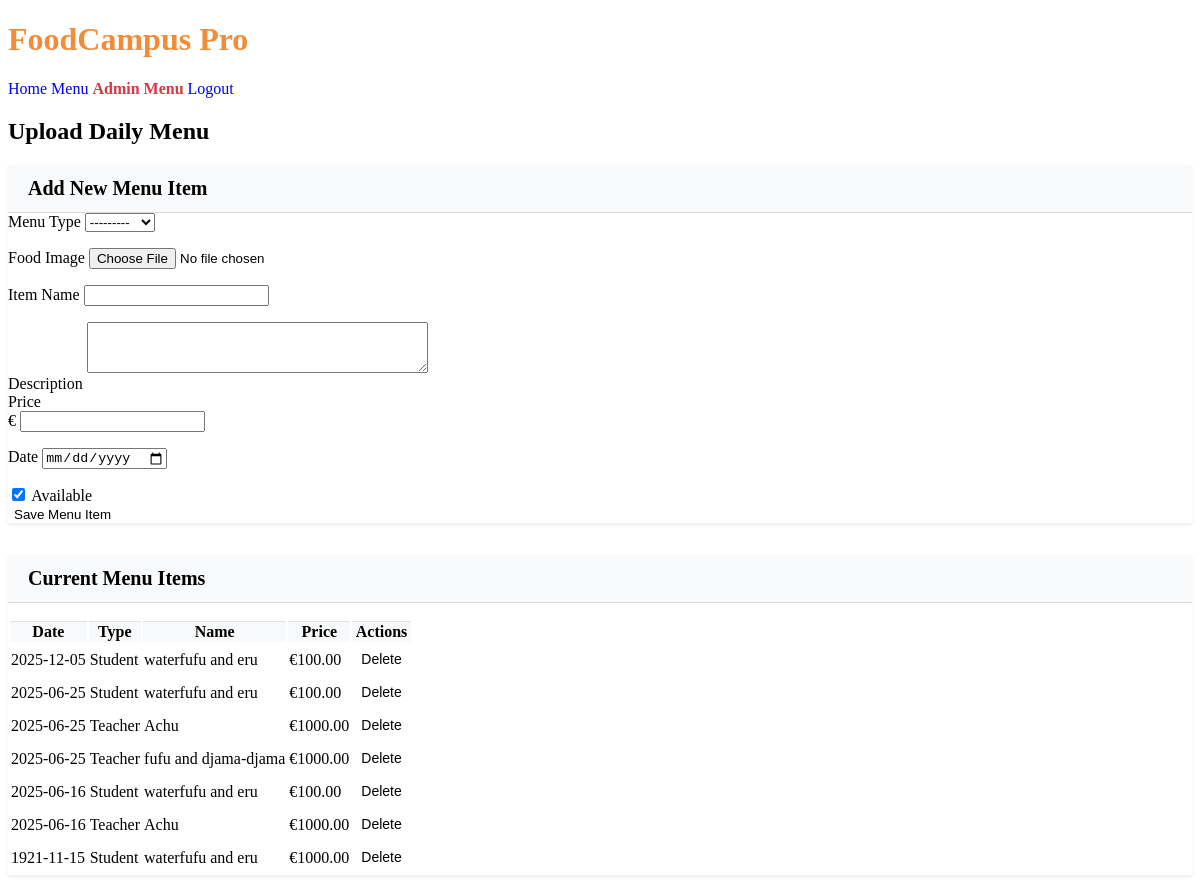
Page /menu/admin/upload/ (signed in) on the earlier database version.
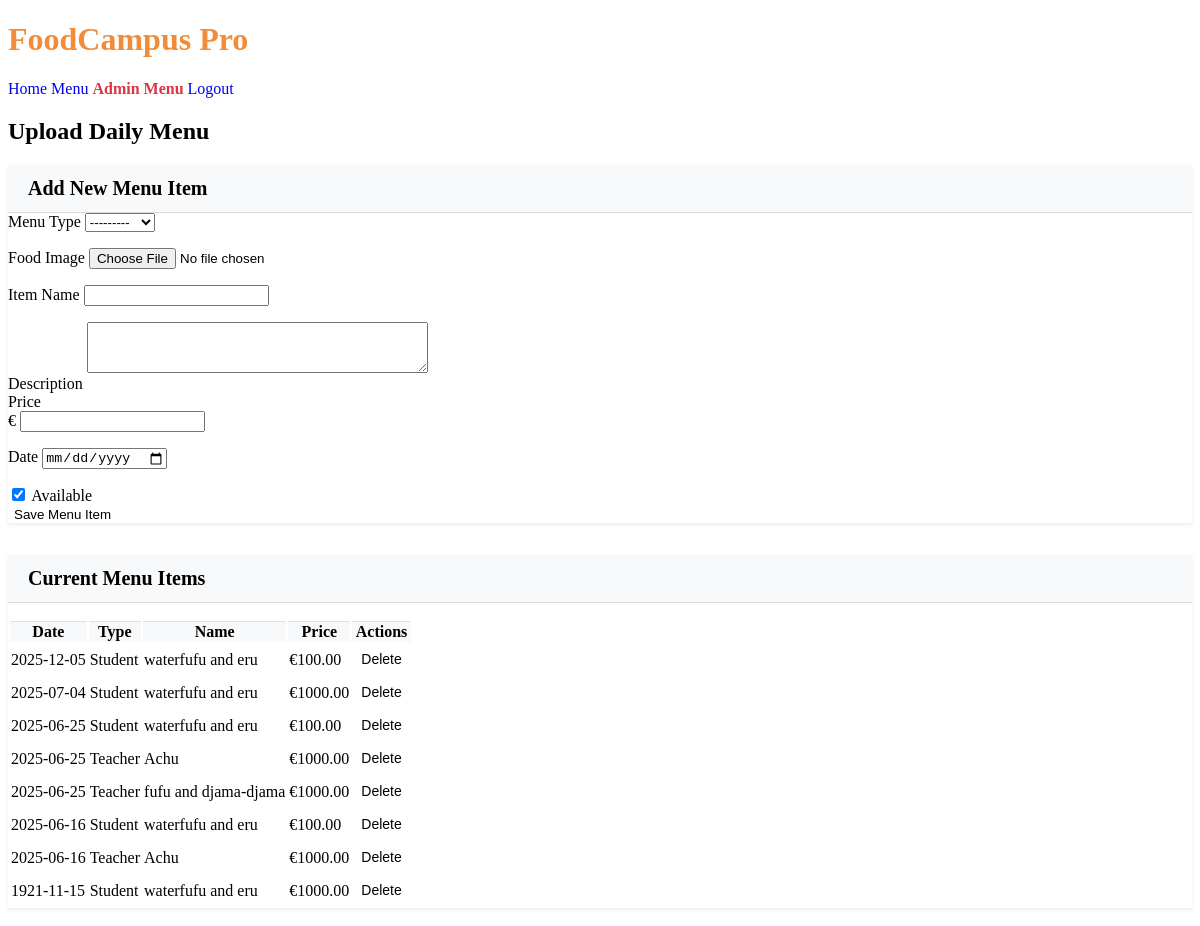
Same page on the later database version.
### menus/models.py (models this page shows, shortened)
class DailyMenu(models.Model):
    type = models.CharField(
        max_length=20,
        choices=[('student', 'Student'), ('teacher', 'Teacher')],
    )
    name = models.CharField(max_length=255)
    description = models.TextField()
    image = models.ImageField(upload_to=menu_image_path, blank=True, null=True)
    price = models.DecimalField(max_digits=10, decimal_places=2)
    date = models.DateField()
    available = models.BooleanField(default=True)
    created_at = models.DateTimeField(auto_now_add=True)

### menus/views.py (the view)
# urls.py: path('admin/upload/', views.admin_menu_upload, name='admin_menu_upload'),
@login_required
@user_passes_test(is_admin)
def admin_menu_upload(request):
    if request.method == 'POST':
        form = DailyMenuForm(request.POST, request.FILES)
        if form.is_valid():
            menu = form.save(commit=False)
            menu.save()
            messages.success(request, 'Menu item added successfully!')
            return redirect('admin_menu_upload')
    else:
        form = DailyMenuForm()
    menu_items = DailyMenu.objects.all().order_by('-date', 'type')
    return render(request, 'menu/admin_menu_upload.html', {
        'form': form,
        'menu_items': menu_items
    })

### menus/forms.py
class DailyMenuForm(forms.ModelForm):
    class Meta:
        model = DailyMenu
        fields = ['type', 'name', 'description', 'price', 'date', 'available', 'image']
        widgets = {
            'date': forms.DateInput(attrs={'type': 'date', 'class': 'form-control'}),
            'description': forms.Textarea(attrs={'rows': 3, 'class': 'form-control'}),
            'type': forms.Select(attrs={'class': 'form-select'}),
            'name': forms.TextInput(attrs={'class': 'form-control'}),
            'price': forms.NumberInput(attrs={'class': 'form-control', 'step': '0.01'}),
            'available': forms.CheckboxInput(attrs={'class': 'form-check-input'}),
            'image': forms.FileInput(attrs={'class': 'form-control'})
        }
    def __init__(self, *args, **kwargs):
        super().__init__(*args, **kwargs)
        if self.instance and self.instance.pk:
            self.fields['image'].required = False

### accounts/models.py (called while the page is built)
    @property
    def is_staff(self):
        return self.is_admin

### menus/views.py (called while the page is built)
def is_admin(user):
    return user.is_authenticated and user.is_staff

### templates/menu/admin_menu_upload.html (shortened to what the changed rows need)
{% extends 'base.html' %}
{% load static %}
{% block extra_css %}
<link rel="stylesheet" href="{% static 'css/admin.css' %}">
{% endblock %}
{% block content %}
<div class="container mt-4">
    <h2>Upload Daily Menu</h2>
    <div class="row">
        <div class="col-md-6">
            <div class="card">
                <div class="card-body">
                    <div class="table-responsive">
                        <table class="table table-striped">
                            <thead>
                                <tr>
                                    <th>Date</th>
                                    <th>Type</th>
                                    <th>Name</th>
                                    <th>Price</th>
                                    <th>Actions</th>
                                </tr>
                            </thead>
                            <tbody>
                                {% for item in menu_items %}
                                <tr>
                                    <td>{{ item.date|date:"Y-m-d" }}</td>
                                    <td>{{ item.get_type_display }}</td>
                                    <td>{{ item.name }}</td>
                                    <td>€{{ item.price }}</td>
                                    <td>
                                        <form method="post" action="{% url 'menus:delete_menu_item' item.id %}" class="d-inline">
                                            <button type="submit" class="btn btn-sm btn-danger"
                                                    onclick="return confirm('Are you sure you want to delete this item?')">
                                                Delete
                                            </button>
                                        </form>
                                    </td>
                                </tr>
                                {% empty %}
                                <tr>
                                    <td colspan="5" class="text-center">No menu items found.</td>
                                </tr>
                                {% endfor %}
                            </tbody>
                        </table>
                    </div>
                </div>
            </div>
        </div>
    </div>
</div>
{% endblock %}

Differences in the rows shown:
added DailyMenu: date "2025-07-04", type "Student", name "waterfufu and eru", price "1000.00"
